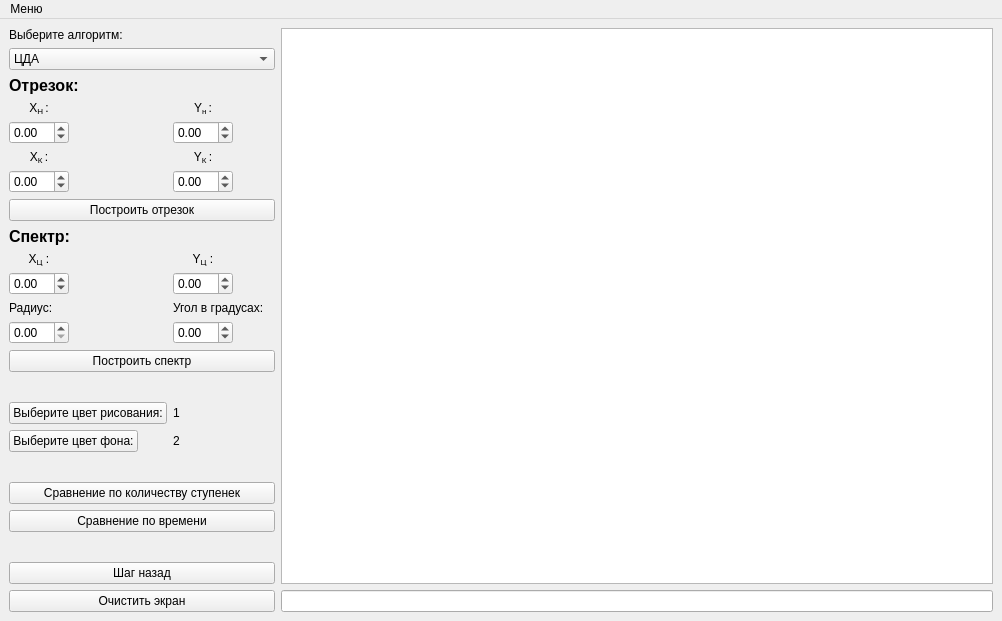
<?xml version="1.0" encoding="UTF-8"?>
<ui version="4.0">
 <class>MainWindow</class>
 <widget class="QMainWindow" name="MainWindow">
  <property name="geometry">
   <rect>
    <x>0</x>
    <y>0</y>
    <width>1002</width>
    <height>621</height>
   </rect>
  </property>
  <property name="minimumSize">
   <size>
    <width>600</width>
    <height>600</height>
   </size>
  </property>
  <property name="maximumSize">
   <size>
    <width>16777215</width>
    <height>16777215</height>
   </size>
  </property>
  <property name="windowTitle">
   <string>MainWindow</string>
  </property>
  <widget class="QWidget" name="centralwidget">
   <layout class="QHBoxLayout" name="horizontalLayout_3">
    <item>
     <layout class="QFormLayout" name="formLayout">
      <item row="1" column="0">
       <widget class="QLabel" name="label">
        <property name="text">
         <string>Выберите алгоритм:</string>
        </property>
       </widget>
      </item>
      <item row="3" column="0" colspan="2">
       <widget class="QComboBox" name="methodSelect">
        <item>
         <property name="text">
          <string>ЦДА</string>
         </property>
        </item>
        <item>
         <property name="text">
          <string>Брезенхем целочисленный</string>
         </property>
        </item>
        <item>
         <property name="text">
          <string>Брезенхем вещественный</string>
         </property>
        </item>
        <item>
         <property name="text">
          <string>Брезенхем с устранением ступенчатости</string>
         </property>
        </item>
        <item>
         <property name="text">
          <string>Ву</string>
         </property>
        </item>
        <item>
         <property name="text">
          <string>Библиотечный</string>
         </property>
        </item>
       </widget>
      </item>
      <item row="4" column="0" colspan="2">
       <widget class="QLabel" name="label_2">
        <property name="text">
         <string>&lt;html&gt;&lt;head/&gt;&lt;body&gt;&lt;p&gt;&lt;span style=&quot; font-size:12pt; font-weight:700;&quot;&gt;Отрезок:&lt;/span&gt;&lt;/p&gt;&lt;/body&gt;&lt;/html&gt;</string>
        </property>
        <property name="textFormat">
         <enum>Qt::AutoText</enum>
        </property>
       </widget>
      </item>
      <item row="5" column="1">
       <widget class="QLabel" name="yLabel1">
        <property name="minimumSize">
         <size>
          <width>20</width>
          <height>0</height>
         </size>
        </property>
        <property name="maximumSize">
         <size>
          <width>60</width>
          <height>16777215</height>
         </size>
        </property>
        <property name="text">
         <string>&lt;html&gt;&lt;head/&gt;&lt;body&gt;&lt;p&gt;Y&lt;span style=&quot; vertical-align:sub;&quot;&gt;н &lt;/span&gt;:&lt;/p&gt;&lt;/body&gt;&lt;/html&gt;</string>
        </property>
        <property name="alignment">
         <set>Qt::AlignCenter</set>
        </property>
       </widget>
      </item>
      <item row="6" column="0">
       <widget class="QDoubleSpinBox" name="xBegin">
        <property name="maximumSize">
         <size>
          <width>60</width>
          <height>100</height>
         </size>
        </property>
        <property name="minimum">
         <double>-2000.000000000000000</double>
        </property>
        <property name="maximum">
         <double>2000.990000000000009</double>
        </property>
       </widget>
      </item>
      <item row="6" column="1">
       <widget class="QDoubleSpinBox" name="yBegin">
        <property name="maximumSize">
         <size>
          <width>60</width>
          <height>100</height>
         </size>
        </property>
        <property name="layoutDirection">
         <enum>Qt::LeftToRight</enum>
        </property>
        <property name="minimum">
         <double>-2000.000000000000000</double>
        </property>
        <property name="maximum">
         <double>2000.990000000000009</double>
        </property>
       </widget>
      </item>
      <item row="7" column="0">
       <widget class="QLabel" name="xLabel2">
        <property name="minimumSize">
         <size>
          <width>60</width>
          <height>0</height>
         </size>
        </property>
        <property name="maximumSize">
         <size>
          <width>60</width>
          <height>16777215</height>
         </size>
        </property>
        <property name="text">
         <string>&lt;html&gt;&lt;head/&gt;&lt;body&gt;&lt;p&gt;X&lt;span style=&quot; vertical-align:sub;&quot;&gt;К &lt;/span&gt;:&lt;/p&gt;&lt;/body&gt;&lt;/html&gt;</string>
        </property>
        <property name="alignment">
         <set>Qt::AlignCenter</set>
        </property>
       </widget>
      </item>
      <item row="7" column="1">
       <widget class="QLabel" name="yLabel2">
        <property name="maximumSize">
         <size>
          <width>60</width>
          <height>100</height>
         </size>
        </property>
        <property name="text">
         <string>&lt;html&gt;&lt;head/&gt;&lt;body&gt;&lt;p&gt;Y&lt;span style=&quot; vertical-align:sub;&quot;&gt;К &lt;/span&gt;:&lt;/p&gt;&lt;/body&gt;&lt;/html&gt;</string>
        </property>
        <property name="alignment">
         <set>Qt::AlignCenter</set>
        </property>
       </widget>
      </item>
      <item row="8" column="0">
       <widget class="QDoubleSpinBox" name="xEnd">
        <property name="maximumSize">
         <size>
          <width>60</width>
          <height>100</height>
         </size>
        </property>
        <property name="minimum">
         <double>-2000.000000000000000</double>
        </property>
        <property name="maximum">
         <double>2000.990000000000009</double>
        </property>
       </widget>
      </item>
      <item row="8" column="1">
       <widget class="QDoubleSpinBox" name="yEnd">
        <property name="maximumSize">
         <size>
          <width>60</width>
          <height>100</height>
         </size>
        </property>
        <property name="minimum">
         <double>-2000.000000000000000</double>
        </property>
        <property name="maximum">
         <double>2000.990000000000009</double>
        </property>
       </widget>
      </item>
      <item row="9" column="0" colspan="2">
       <widget class="QPushButton" name="drawLineButton">
        <property name="text">
         <string>Построить отрезок</string>
        </property>
       </widget>
      </item>
      <item row="10" column="0" colspan="2">
       <widget class="QLabel" name="label_3">
        <property name="text">
         <string>&lt;html&gt;&lt;head/&gt;&lt;body&gt;&lt;p&gt;&lt;span style=&quot; font-size:12pt; font-weight:700;&quot;&gt;Спектр:&lt;/span&gt;&lt;/p&gt;&lt;/body&gt;&lt;/html&gt;</string>
        </property>
       </widget>
      </item>
      <item row="11" column="0">
       <widget class="QLabel" name="xLabel3">
        <property name="minimumSize">
         <size>
          <width>60</width>
          <height>0</height>
         </size>
        </property>
        <property name="text">
         <string>&lt;html&gt;&lt;head/&gt;&lt;body&gt;&lt;p align=&quot;center&quot;&gt;X&lt;span style=&quot; vertical-align:sub;&quot;&gt;Ц&lt;/span&gt; :&lt;/p&gt;&lt;/body&gt;&lt;/html&gt;</string>
        </property>
       </widget>
      </item>
      <item row="11" column="1">
       <widget class="QLabel" name="yLabel3">
        <property name="maximumSize">
         <size>
          <width>60</width>
          <height>16777215</height>
         </size>
        </property>
        <property name="text">
         <string>&lt;html&gt;&lt;head/&gt;&lt;body&gt;&lt;p align=&quot;center&quot;&gt;Y&lt;span style=&quot; vertical-align:sub;&quot;&gt;Ц&lt;/span&gt; :&lt;/p&gt;&lt;/body&gt;&lt;/html&gt;</string>
        </property>
       </widget>
      </item>
      <item row="12" column="0">
       <widget class="QDoubleSpinBox" name="spectrumX">
        <property name="maximumSize">
         <size>
          <width>60</width>
          <height>100</height>
         </size>
        </property>
        <property name="minimum">
         <double>-2000.000000000000000</double>
        </property>
        <property name="maximum">
         <double>2000.990000000000009</double>
        </property>
       </widget>
      </item>
      <item row="12" column="1">
       <widget class="QDoubleSpinBox" name="spectrumY">
        <property name="maximumSize">
         <size>
          <width>60</width>
          <height>100</height>
         </size>
        </property>
        <property name="minimum">
         <double>-2000.000000000000000</double>
        </property>
        <property name="maximum">
         <double>2000.990000000000009</double>
        </property>
       </widget>
      </item>
      <item row="13" column="0">
       <widget class="QLabel" name="rLabel">
        <property name="maximumSize">
         <size>
          <width>50</width>
          <height>16777215</height>
         </size>
        </property>
        <property name="text">
         <string>Радиус:</string>
        </property>
       </widget>
      </item>
      <item row="13" column="1">
       <widget class="QLabel" name="angleLabel">
        <property name="maximumSize">
         <size>
          <width>150</width>
          <height>16777215</height>
         </size>
        </property>
        <property name="text">
         <string>Угол в градусах:</string>
        </property>
       </widget>
      </item>
      <item row="14" column="0">
       <widget class="QDoubleSpinBox" name="spectrumR">
        <property name="maximumSize">
         <size>
          <width>60</width>
          <height>100</height>
         </size>
        </property>
        <property name="minimum">
         <double>0.000000000000000</double>
        </property>
        <property name="maximum">
         <double>2000.990000000000009</double>
        </property>
       </widget>
      </item>
      <item row="14" column="1">
       <widget class="QDoubleSpinBox" name="spectrumStep">
        <property name="maximumSize">
         <size>
          <width>60</width>
          <height>100</height>
         </size>
        </property>
        <property name="minimum">
         <double>-2000.000000000000000</double>
        </property>
        <property name="maximum">
         <double>2000.000000000000000</double>
        </property>
        <property name="singleStep">
         <double>1.000000000000000</double>
        </property>
        <property name="value">
         <double>0.000000000000000</double>
        </property>
       </widget>
      </item>
      <item row="15" column="0" colspan="2">
       <widget class="QPushButton" name="drawSpectrumButton">
        <property name="text">
         <string>Построить спектр</string>
        </property>
       </widget>
      </item>
      <item row="16" column="0">
       <spacer name="verticalSpacer_2">
        <property name="orientation">
         <enum>Qt::Vertical</enum>
        </property>
        <property name="sizeHint" stdset="0">
         <size>
          <width>20</width>
          <height>40</height>
         </size>
        </property>
       </spacer>
      </item>
      <item row="17" column="0">
       <widget class="QPushButton" name="lineColorButton">
        <property name="text">
         <string>Выберите цвет рисования:</string>
        </property>
       </widget>
      </item>
      <item row="17" column="1">
       <widget class="QLabel" name="lineColorLabel">
        <property name="maximumSize">
         <size>
          <width>21</width>
          <height>21</height>
         </size>
        </property>
        <property name="text">
         <string>1</string>
        </property>
       </widget>
      </item>
      <item row="18" column="0">
       <widget class="QPushButton" name="bgColorButton">
        <property name="sizePolicy">
         <sizepolicy hsizetype="Preferred" vsizetype="Fixed">
          <horstretch>0</horstretch>
          <verstretch>0</verstretch>
         </sizepolicy>
        </property>
        <property name="text">
         <string>Выберите цвет фона:</string>
        </property>
       </widget>
      </item>
      <item row="18" column="1">
       <widget class="QLabel" name="bgColorLabel">
        <property name="maximumSize">
         <size>
          <width>21</width>
          <height>21</height>
         </size>
        </property>
        <property name="text">
         <string>2</string>
        </property>
       </widget>
      </item>
      <item row="19" column="0">
       <spacer name="verticalSpacer_3">
        <property name="orientation">
         <enum>Qt::Vertical</enum>
        </property>
        <property name="sizeHint" stdset="0">
         <size>
          <width>20</width>
          <height>40</height>
         </size>
        </property>
       </spacer>
      </item>
      <item row="20" column="0" colspan="2">
       <widget class="QPushButton" name="compare_stepsButton">
        <property name="text">
         <string>Сравнение по количеству ступенек</string>
        </property>
       </widget>
      </item>
      <item row="21" column="0" colspan="2">
       <widget class="QPushButton" name="compare_timeButton">
        <property name="text">
         <string>Сравнение по времени</string>
        </property>
       </widget>
      </item>
      <item row="22" column="0">
       <spacer name="verticalSpacer">
        <property name="orientation">
         <enum>Qt::Vertical</enum>
        </property>
        <property name="sizeHint" stdset="0">
         <size>
          <width>20</width>
          <height>40</height>
         </size>
        </property>
       </spacer>
      </item>
      <item row="23" column="0" colspan="2">
       <widget class="QPushButton" name="undoButton">
        <property name="text">
         <string>Шаг назад</string>
        </property>
       </widget>
      </item>
      <item row="24" column="0" colspan="2">
       <widget class="QPushButton" name="clearButton">
        <property name="text">
         <string>Очистить экран</string>
        </property>
       </widget>
      </item>
      <item row="5" column="0">
       <widget class="QLabel" name="xLabel1">
        <property name="minimumSize">
         <size>
          <width>60</width>
          <height>0</height>
         </size>
        </property>
        <property name="maximumSize">
         <size>
          <width>60</width>
          <height>16777208</height>
         </size>
        </property>
        <property name="text">
         <string>&lt;html&gt;&lt;head/&gt;&lt;body&gt;&lt;p&gt;X&lt;span style=&quot; vertical-align:sub;&quot;&gt;Н &lt;/span&gt;:&lt;/p&gt;&lt;/body&gt;&lt;/html&gt;</string>
        </property>
        <property name="alignment">
         <set>Qt::AlignCenter</set>
        </property>
       </widget>
      </item>
     </layout>
    </item>
    <item>
     <layout class="QVBoxLayout" name="verticalLayout">
      <item>
       <widget class="QGraphicsView" name="graphicsView">
        <property name="minimumSize">
         <size>
          <width>609</width>
          <height>549</height>
         </size>
        </property>
       </widget>
      </item>
      <item>
       <widget class="QLineEdit" name="lineEdit"/>
      </item>
     </layout>
    </item>
   </layout>
  </widget>
  <widget class="QMenuBar" name="menuBar">
   <property name="geometry">
    <rect>
     <x>0</x>
     <y>0</y>
     <width>1002</width>
     <height>21</height>
    </rect>
   </property>
   <widget class="QMenu" name="menu">
    <property name="title">
     <string>Меню</string>
    </property>
    <addaction name="progInfo"/>
    <addaction name="authorInfo"/>
    <addaction name="separator"/>
    <addaction name="exit"/>
   </widget>
   <addaction name="menu"/>
  </widget>
  <action name="progInfo">
   <property name="checkable">
    <bool>false</bool>
   </property>
   <property name="checked">
    <bool>false</bool>
   </property>
   <property name="text">
    <string>О программе</string>
   </property>
  </action>
  <action name="authorInfo">
   <property name="text">
    <string>Об авторе</string>
   </property>
  </action>
  <action name="exit">
   <property name="text">
    <string>Выход</string>
   </property>
  </action>
 </widget>
 <resources/>
 <connections/>
</ui>
